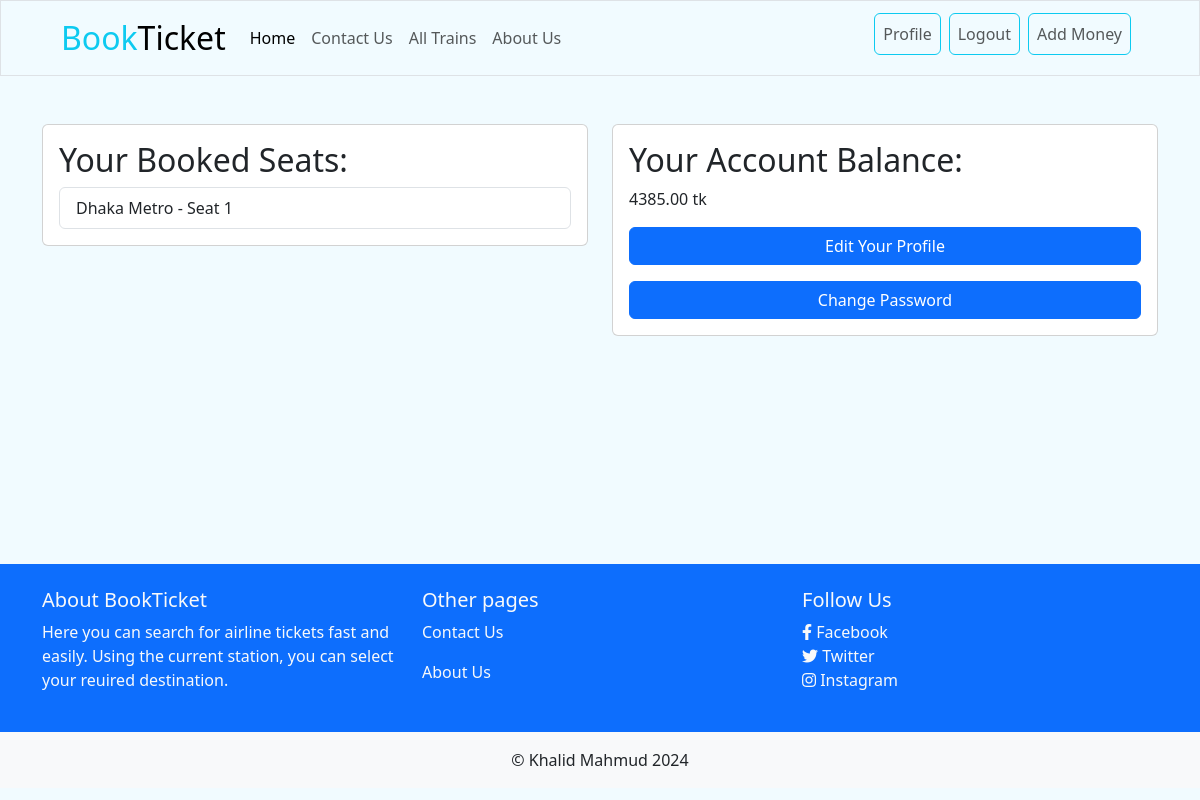
/passenger/profile/ (signed in), run on the app's committed database.
### train/models.py (models this page shows, shortened)
class SeatNumber(models.Model):
    train = models.ForeignKey(Train, on_delete=models.CASCADE)
    seat_number = models.IntegerField()
    is_taken = models.BooleanField(default = False)
    passenger = models.OneToOneField(Passenger, on_delete=models.CASCADE, null = True, blank = True)

class Train(models.Model):
    train_name = models.CharField(max_length = 100)
    description = models.TextField(blank=True, null=True)
    seat_count = models.IntegerField()
    seat_fair = models.IntegerField()
    station = models.ForeignKey(Station, on_delete=models.CASCADE, blank=True, null=True)
    image = models.ImageField(upload_to='uploads/', blank=True, null=True)

### passenger/models.py (models this page shows, shortened)
class Passenger(models.Model):
    user = models.ForeignKey(User, related_name = 'account', on_delete = models.CASCADE)
    nid = models.IntegerField(unique = True, null = True, blank = True)
    balance = models.DecimalField(default = 0, decimal_places = 2, max_digits = 12)

### passenger/views.py (the view)
# urls.py: path('profile/', views.profile, name='profile'),
def profile(request):
    try:
        user = Passenger.objects.get(user=request.user)
        booked_seats = SeatNumber.objects.filter(passenger = user)
        balance = user.balance
    except Passenger.DoesNotExist:
        user = None
        booked_seats = None
        balance = None
    context = {
        'user': user,
        'booked_seats': booked_seats,
        'balance': balance,
    }
    return render(request, 'profile.html', context)

### passenger/templates/profile.html (shortened to what this page needs)
{% extends 'base.html' %}
{% block content %}
<div class="container mt-5" style="height:49vh">
  <div class="row">
      <div class="col-md-6 mx-auto">
          <div class="card">
              <div class="card-body">
                  <h2 class="card-title">Your Booked Seats:</h2>
                  {% if booked_seats %}
                      <ul class="list-group">
                          {% for seat in booked_seats %}
                              <li class="list-group-item">{{ seat.train.train_name }} - Seat {{ seat.seat_number }}</li>
                          {% endfor %}
                      </ul>
                  {% else %}
                      <p>No seats booked yet.</p>
                  {% endif %}
              </div>
          </div>
      </div>
      <div class="col-md-6 mx-auto mt-3 mt-md-0">
          <div class="card">
              <div class="card-body">
                  <h2 class="card-title">Your Account Balance:</h2>
                  <p class="card-text">{{ balance }} tk</p>
                  <div class="d-grid gap-2">
                      <a class="btn btn-primary" href="{% url 'edit_profile' %}">Edit Your Profile</a>
                      <a class="btn btn-primary mt-2" href="{% url 'pass_change' %}">Change Password</a>
                  </div>
              </div>
          </div>
      </div>
  </div>
</div>
{% endblock %}

### static/style.css (style rules this page uses)
body { background-color: #f1fbff; }

### data on the page
SeatNumber: train.train_name "Dhaka Metro", seat_number "1"
Passenger: balance "4385.00"
